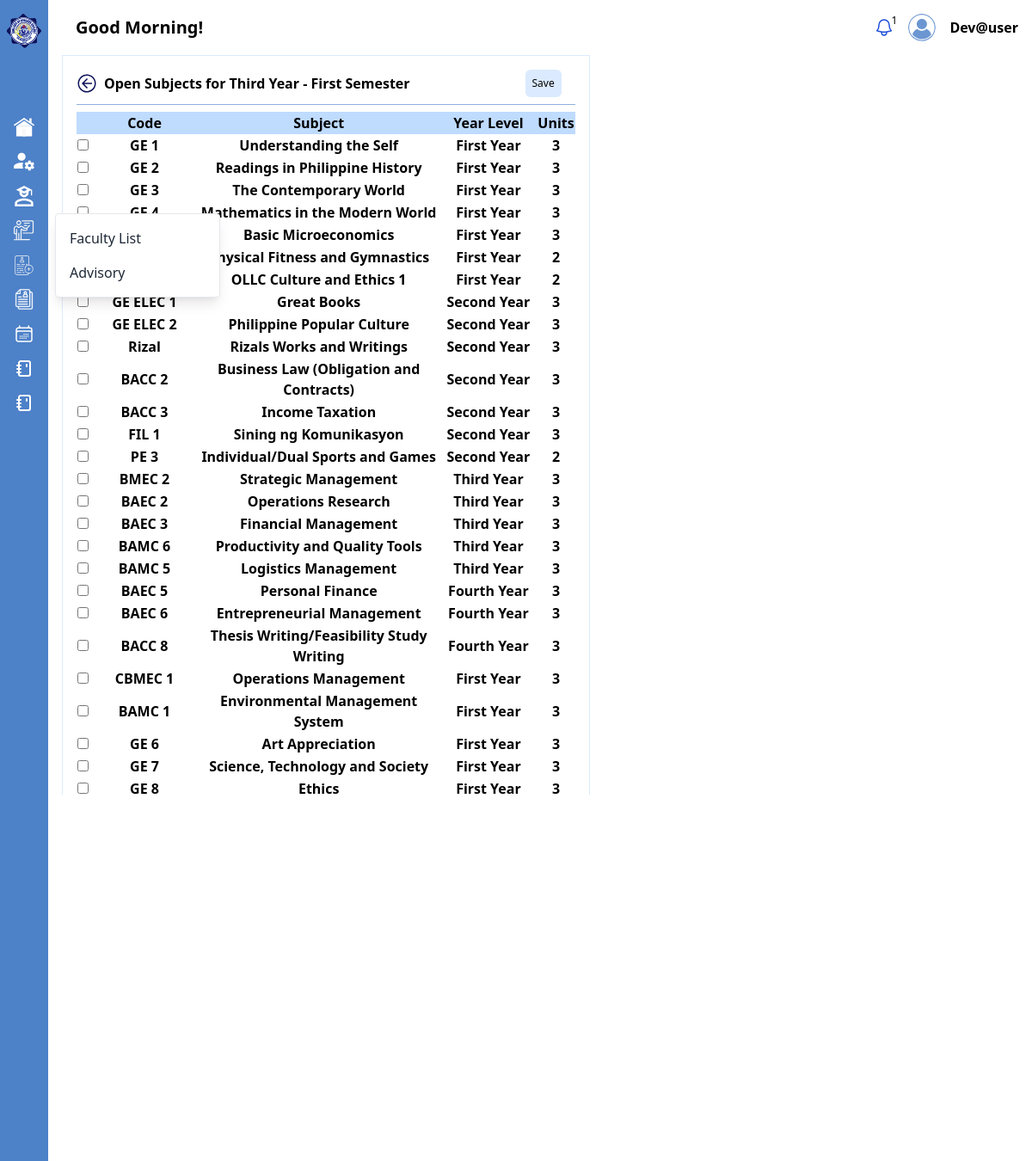
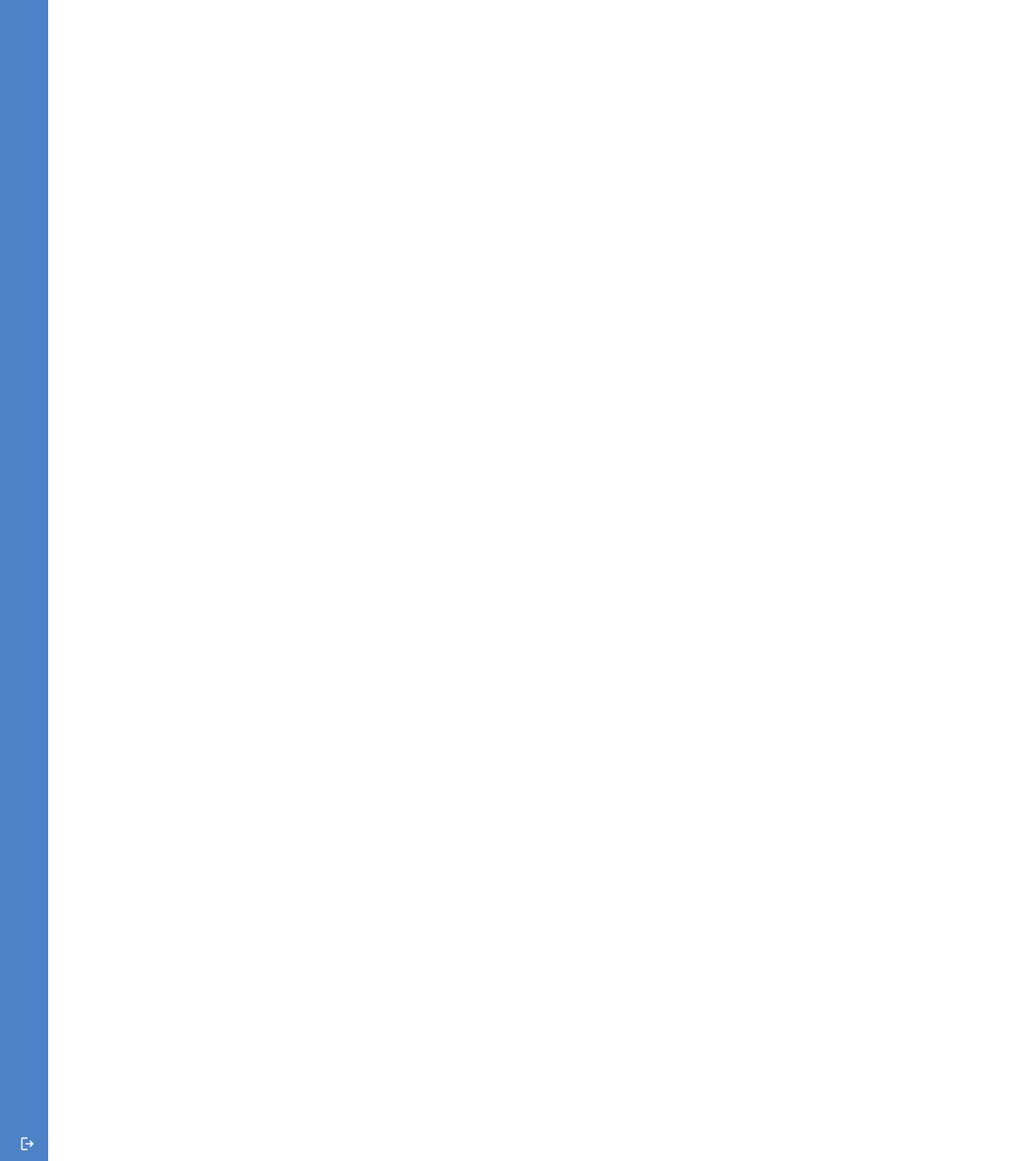
The app's page /admin/bsba-third-year-first-semester.php (signed in) with its own data (2 pictures, top to bottom).
### tables this page shows
CREATE TABLE `subjects` (
  `subject_id` int(11) NOT NULL,
  `name` varchar(255) NOT NULL,
  `code` varchar(255) NOT NULL,
  `unit` varchar(255) NOT NULL,
  `course_id` int(11) NOT NULL,
  `semester_tbl_id` int(11) NOT NULL,
  `year_level_id` int(11) NOT NULL,
  `legend` int(11) NOT NULL
);

CREATE TABLE `year_level` (
  `year_level_id` int(11) NOT NULL,
  `year_level` varchar(255) DEFAULT NULL
);

### admin/bsba-third-year-first-semester.php (the view, shortened to what this page needs)
<?php
include '../php/conn.php';
$sql = "SELECT s.*, c.course_name, yl.year_level, st.semester
    FROM subjects s
    JOIN course c ON s.course_id = c.course_id
    JOIN semester_tbl st ON s.semester_tbl_id = st.semester_tbl_id
    JOIN year_level yl ON s.year_level_id = yl.year_level_id
    WHERE c.course_id = 3";
$result = mysqli_query($conn, $sql);
?>
<!DOCTYPE html>
<html lang="en">
<head>
    <link href="https://cdn.jsdelivr.net/npm/tailwindcss@2.2.19/dist/tailwind.min.css" rel="stylesheet">
</head>
<body class="font-[roboto-serif]">
    <div class="flex justify-start">
        <div>
            <?php include './sidebar.php'; ?>
        </div>
        <div class="w-full py-4 px-4">
            <div>
                <?php include './topbar.php'; ?>
            </div>
            <form action="<?php echo htmlspecialchars($_SERVER["PHP_SELF"]); ?>" method="post">
                <div class="mt-4 table-container overflow-y-auto" style="height: 860px; width:fit-content">
                    <div class="w-full bg-white p-4 border border-blue-100 gap-2 font-semibold">
                        <div class="flex justify-between items-center">
                            <div class="flex justify-start items-center gap-2">
                                <a href="./manage-subject.php" aria-label="Go back" id="goBackButton">
                                    <img src="../assets/svg/back.svg" style="width: 24px; height: 24px; transition: width 0.3s, height 0.3s;" alt="Go back">
                                </a>
                                <span>
                                    Open Subjects for Third Year - First Semester
                                </span>
                            </div>
                            <div class="flex items-center justify-between px-4 gap-4">
                                <div class="flex items-center justify-center gap-4">
                                    <button class="p-2 bg-blue-100 rounded-md text-xs text-black hover:text-white hover:bg-blue-600" type="submit" name="saveSubjects">Save</button>
                                </div>
                            </div>
                        </div>
                        <hr class="w-full h-px my-2 border-0 dark:bg-gray-700" style="background-color: #8EAFDC;">
                        <table>
                            <thead>
                                <tr class="justify-between bg-blue-200">
                                    <td style="width: 3%;" class="text-center"></td>
                                    <td style="width: 22%;" class="text-center">Code</td>
                                    <td style="width: 50%;" class="text-center">Subject</td>
                                    <td style="width: 20%;" class="text-center">Year Level</td>
                                    <td style="width: 5%;" class="text-center">Units</td>
                                </tr>
                            </thead>
                            <tbody>
                                <?php if ($result && mysqli_num_rows($result) > 0) : ?>
                                    <?php while ($row = mysqli_fetch_assoc($result)) : ?>
                                        <tr>
                                            <td class=""><input type="checkbox" name="selected_subjects[]" value="<?php echo $row['subject_id']; ?>"></td>
                                            <td class="text-center"><?php echo $row['code']; ?></td>
                                            <td class="text-center"><?php echo $row['name']; ?></td>
                                            <td class="text-center"><?php echo $row['year_level']; ?></td>
                                            <td class="text-center"><?php echo $row['unit']; ?></td>
                                        </tr>
                                    <?php endwhile; ?>
                                <?php else : ?>
                                    <tr>
                                        <td colspan="4" class="text-center">No subjects found</td>
                                    </tr>
                                <?php endif; ?>
                            </tbody>
                        </table>
                    </div>
                </div>
            </form>
        </div>
    </div>
</body>
</html>

### records on screen
subjects: code "GE 1", name "Understanding the Self", year_level.year_level "First Year", unit "3"
subjects: code "GE 2", name "Readings in Philippine History", year_level.year_level "First Year", unit "3"
subjects: code "GE 3", name "The Contemporary World", year_level.year_level "First Year", unit "3"
subjects: code "GE 4", name "Mathematics in the Modern World", year_level.year_level "First Year", unit "3"
subjects: name "Basic Microeconomics", year_level.year_level "First Year", unit "3"
subjects: name "Physical Fitness and Gymnastics", year_level.year_level "First Year", unit "2"
subjects: name "OLLC Culture and Ethics 1", year_level.year_level "First Year", unit "2"
subjects: code "GE ELEC 1", name "Great Books", year_level.year_level "Second Year", unit "3"
subjects: code "GE ELEC 2", name "Philippine Popular Culture", year_level.year_level "Second Year", unit "3"
subjects: code "Rizal", name "Rizals Works and Writings", year_level.year_level "Second Year", unit "3"
subjects: code "BACC 2", name "Business Law (Obligation and Contracts)", year_level.year_level "Second Year", unit "3"
subjects: code "BACC 3", name "Income Taxation", year_level.year_level "Second Year", unit "3"
subjects: code "FIL 1", name "Sining ng Komunikasyon", year_level.year_level "Second Year", unit "3"
subjects: code "PE 3", name "Individual/Dual Sports and Games", year_level.year_level "Second Year", unit "2"
subjects: code "BMEC 2", name "Strategic Management", year_level.year_level "Third Year", unit "3"
subjects: code "BAEC 2", name "Operations Research", year_level.year_level "Third Year", unit "3"
subjects: code "BAEC 3", name "Financial Management", year_level.year_level "Third Year", unit "3"
subjects: code "BAMC 6", name "Productivity and Quality Tools", year_level.year_level "Third Year", unit "3"
subjects: code "BAMC 5", name "Logistics Management", year_level.year_level "Third Year", unit "3"
subjects: code "BAEC 5", name "Personal Finance", year_level.year_level "Fourth Year", unit "3"
subjects: code "BAEC 6", name "Entrepreneurial Management", year_level.year_level "Fourth Year", unit "3"
subjects: code "BACC 8", name "Thesis Writing/Feasibility Study Writing", year_level.year_level "Fourth Year", unit "3"
subjects: code "CBMEC 1", name "Operations Management", year_level.year_level "First Year", unit "3"
subjects: code "BAMC 1", name "Environmental Management System", year_level.year_level "First Year", unit "3"
subjects: code "GE 6", name "Art Appreciation", year_level.year_level "First Year", unit "3"
subjects: code "GE 7", name "Science, Technology and Society", year_level.year_level "First Year", unit "3"
subjects: code "GE 8", name "Ethics", year_level.year_level "First Year", unit "3"

### other values on screen
getGreeting() "Good Morning!"
$formattedUsername "Dev@user"
